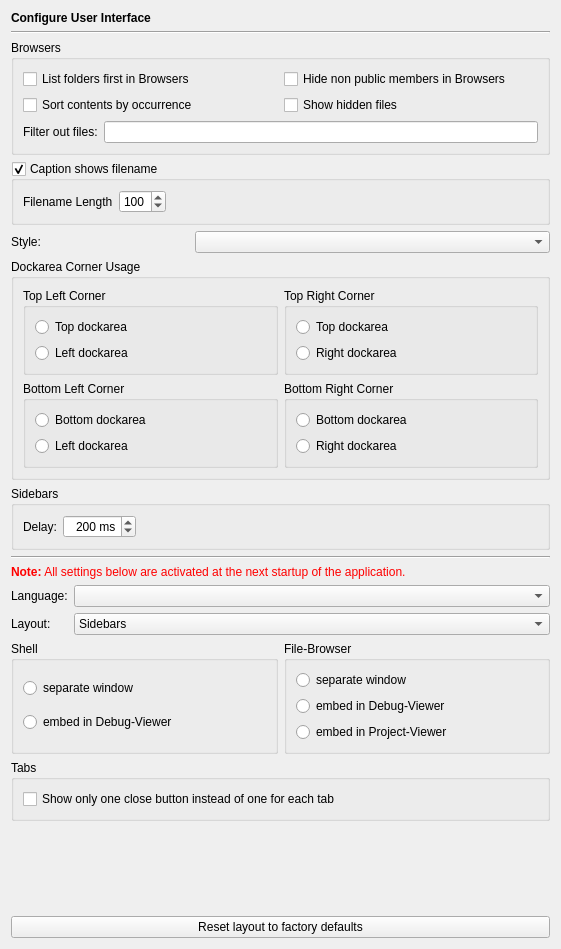
<?xml version="1.0" encoding="UTF-8"?>
<ui version="4.0">
 <class>InterfacePage</class>
 <widget class="QWidget" name="InterfacePage">
  <property name="geometry">
   <rect>
    <x>0</x>
    <y>0</y>
    <width>561</width>
    <height>949</height>
   </rect>
  </property>
  <layout class="QVBoxLayout" name="verticalLayout">
   <item>
    <widget class="QLabel" name="headerLabel">
     <property name="text">
      <string>&lt;b&gt;Configure User Interface&lt;/b&gt;</string>
     </property>
    </widget>
   </item>
   <item>
    <widget class="Line" name="line9">
     <property name="frameShape">
      <enum>QFrame::HLine</enum>
     </property>
     <property name="frameShadow">
      <enum>QFrame::Sunken</enum>
     </property>
     <property name="orientation">
      <enum>Qt::Horizontal</enum>
     </property>
    </widget>
   </item>
   <item>
    <widget class="QGroupBox" name="groupBox_4">
     <property name="title">
      <string>Browsers</string>
     </property>
     <layout class="QGridLayout" name="gridLayout_2">
      <item row="0" column="0">
       <widget class="QCheckBox" name="uiBrowsersListFoldersFirstCheckBox">
        <property name="toolTip">
         <string>Select, if folders should be listed first in the various browsers</string>
        </property>
        <property name="text">
         <string>List folders first in Browsers</string>
        </property>
       </widget>
      </item>
      <item row="0" column="1">
       <widget class="QCheckBox" name="uiBrowsersHideNonPublicCheckBox">
        <property name="toolTip">
         <string>Select to hide non public classes, methods and attributes in the browsers.</string>
        </property>
        <property name="text">
         <string>Hide non public members in Browsers</string>
        </property>
       </widget>
      </item>
      <item row="1" column="0">
       <widget class="QCheckBox" name="uiBrowsersSortByOccurrenceCheckBox">
        <property name="toolTip">
         <string>Select to sort file contents by occurrence</string>
        </property>
        <property name="text">
         <string>Sort contents by occurrence</string>
        </property>
       </widget>
      </item>
      <item row="1" column="1">
       <widget class="QCheckBox" name="uiBrowsersShowHiddenCheckBox">
        <property name="toolTip">
         <string>Select to show hidden files in the various browsers</string>
        </property>
        <property name="text">
         <string>Show hidden files</string>
        </property>
       </widget>
      </item>
      <item row="2" column="0" colspan="2">
       <layout class="QHBoxLayout" name="horizontalLayout_2">
        <item>
         <widget class="QLabel" name="label_4">
          <property name="text">
           <string>Filter out files:</string>
          </property>
         </widget>
        </item>
        <item>
         <widget class="QLineEdit" name="fileFiltersEdit">
          <property name="toolTip">
           <string>Enter wildcard file patterns separated by semicolon. Files matching these patterns will not be shown by the file browsers.</string>
          </property>
         </widget>
        </item>
       </layout>
      </item>
     </layout>
    </widget>
   </item>
   <item>
    <widget class="QGroupBox" name="uiCaptionShowsFilenameGroupBox">
     <property name="focusPolicy">
      <enum>Qt::StrongFocus</enum>
     </property>
     <property name="toolTip">
      <string>Select, if the caption of the main window should show the filename of the current editor</string>
     </property>
     <property name="title">
      <string>Caption shows filename</string>
     </property>
     <property name="checkable">
      <bool>true</bool>
     </property>
     <layout class="QHBoxLayout">
      <item>
       <widget class="QLabel" name="label">
        <property name="text">
         <string>Filename Length</string>
        </property>
       </widget>
      </item>
      <item>
       <widget class="QSpinBox" name="filenameLengthSpinBox">
        <property name="toolTip">
         <string>Enter the number of characters to be shown in the main window title.</string>
        </property>
        <property name="minimum">
         <number>10</number>
        </property>
        <property name="maximum">
         <number>999</number>
        </property>
        <property name="singleStep">
         <number>10</number>
        </property>
        <property name="value">
         <number>100</number>
        </property>
       </widget>
      </item>
      <item>
       <spacer>
        <property name="orientation">
         <enum>Qt::Horizontal</enum>
        </property>
        <property name="sizeHint" stdset="0">
         <size>
          <width>31</width>
          <height>23</height>
         </size>
        </property>
       </spacer>
      </item>
     </layout>
    </widget>
   </item>
   <item>
    <layout class="QGridLayout">
     <item row="0" column="0">
      <widget class="QLabel" name="label_2">
       <property name="text">
        <string>Style:</string>
       </property>
      </widget>
     </item>
     <item row="0" column="1" colspan="2">
      <widget class="QComboBox" name="styleComboBox">
       <property name="toolTip">
        <string>Select the interface style</string>
       </property>
      </widget>
     </item>
    </layout>
   </item>
   <item>
    <widget class="QGroupBox" name="groupBox">
     <property name="title">
      <string>Dockarea Corner Usage</string>
     </property>
     <layout class="QGridLayout">
      <item row="0" column="0">
       <widget class="QGroupBox" name="groupBox_2">
        <property name="title">
         <string>Top Left Corner</string>
        </property>
        <layout class="QVBoxLayout">
         <item>
          <widget class="QRadioButton" name="tlTopButton">
           <property name="toolTip">
            <string>Select to assign the top left corner to the top dockarea</string>
           </property>
           <property name="text">
            <string>Top dockarea</string>
           </property>
          </widget>
         </item>
         <item>
          <widget class="QRadioButton" name="tlLeftButton">
           <property name="toolTip">
            <string>Select to assign the top left corner to the left dockarea</string>
           </property>
           <property name="text">
            <string>Left dockarea</string>
           </property>
          </widget>
         </item>
        </layout>
       </widget>
      </item>
      <item row="0" column="1">
       <widget class="QGroupBox" name="groupBox_5">
        <property name="title">
         <string>Top Right Corner</string>
        </property>
        <layout class="QVBoxLayout">
         <item>
          <widget class="QRadioButton" name="trTopButton">
           <property name="toolTip">
            <string>Select to assign the top right corner to the top dockarea</string>
           </property>
           <property name="text">
            <string>Top dockarea</string>
           </property>
          </widget>
         </item>
         <item>
          <widget class="QRadioButton" name="trRightButton">
           <property name="toolTip">
            <string>Select to assign the top right corner to the right dockarea</string>
           </property>
           <property name="text">
            <string>Right dockarea</string>
           </property>
          </widget>
         </item>
        </layout>
       </widget>
      </item>
      <item row="1" column="0">
       <widget class="QGroupBox" name="groupBox_6">
        <property name="title">
         <string>Bottom Left Corner</string>
        </property>
        <layout class="QVBoxLayout">
         <item>
          <widget class="QRadioButton" name="blBottomButton">
           <property name="toolTip">
            <string>Select to assign the bottom left corner to the bottom dockarea</string>
           </property>
           <property name="text">
            <string>Bottom dockarea</string>
           </property>
          </widget>
         </item>
         <item>
          <widget class="QRadioButton" name="blLeftButton">
           <property name="toolTip">
            <string>Select to assign the bottom left corner to the left dockarea</string>
           </property>
           <property name="text">
            <string>Left dockarea</string>
           </property>
          </widget>
         </item>
        </layout>
       </widget>
      </item>
      <item row="1" column="1">
       <widget class="QGroupBox" name="groupBox_7">
        <property name="title">
         <string>Bottom Right Corner</string>
        </property>
        <layout class="QVBoxLayout">
         <item>
          <widget class="QRadioButton" name="brTopButton">
           <property name="toolTip">
            <string>Select to assign the bottom right corner to the bottom dockarea</string>
           </property>
           <property name="text">
            <string>Bottom dockarea</string>
           </property>
          </widget>
         </item>
         <item>
          <widget class="QRadioButton" name="brRightButton">
           <property name="toolTip">
            <string>Select to assign the bottom right corner to the right dockarea</string>
           </property>
           <property name="text">
            <string>Right dockarea</string>
           </property>
          </widget>
         </item>
        </layout>
       </widget>
      </item>
     </layout>
    </widget>
   </item>
   <item>
    <widget class="QGroupBox" name="groupBox_8">
     <property name="title">
      <string>Sidebars</string>
     </property>
     <layout class="QHBoxLayout" name="horizontalLayout_3">
      <item>
       <widget class="QLabel" name="label_5">
        <property name="text">
         <string>Delay:</string>
        </property>
       </widget>
      </item>
      <item>
       <widget class="QSpinBox" name="delaySpinBox">
        <property name="alignment">
         <set>Qt::AlignRight|Qt::AlignTrailing|Qt::AlignVCenter</set>
        </property>
        <property name="suffix">
         <string> ms</string>
        </property>
        <property name="maximum">
         <number>2000</number>
        </property>
        <property name="singleStep">
         <number>100</number>
        </property>
        <property name="value">
         <number>200</number>
        </property>
       </widget>
      </item>
      <item>
       <spacer name="horizontalSpacer_2">
        <property name="orientation">
         <enum>Qt::Horizontal</enum>
        </property>
        <property name="sizeHint" stdset="0">
         <size>
          <width>396</width>
          <height>20</height>
         </size>
        </property>
       </spacer>
      </item>
     </layout>
    </widget>
   </item>
   <item>
    <widget class="Line" name="line9_2">
     <property name="frameShape">
      <enum>QFrame::HLine</enum>
     </property>
     <property name="frameShadow">
      <enum>QFrame::Sunken</enum>
     </property>
     <property name="orientation">
      <enum>Qt::Horizontal</enum>
     </property>
    </widget>
   </item>
   <item>
    <widget class="QLabel" name="TextLabel1_2_2_2">
     <property name="text">
      <string>&lt;font color=&quot;#FF0000&quot;&gt;&lt;b&gt;Note:&lt;/b&gt; All settings below are activated at the next startup of the application.&lt;/font&gt;</string>
     </property>
    </widget>
   </item>
   <item>
    <layout class="QGridLayout" name="gridLayout">
     <item row="0" column="0">
      <widget class="QLabel" name="languageLabel">
       <property name="sizePolicy">
        <sizepolicy hsizetype="Fixed" vsizetype="Preferred">
         <horstretch>0</horstretch>
         <verstretch>0</verstretch>
        </sizepolicy>
       </property>
       <property name="text">
        <string>Language:</string>
       </property>
       <property name="buddy">
        <cstring>languageComboBox</cstring>
       </property>
      </widget>
     </item>
     <item row="0" column="1">
      <widget class="QComboBox" name="languageComboBox">
       <property name="sizePolicy">
        <sizepolicy hsizetype="Expanding" vsizetype="Fixed">
         <horstretch>0</horstretch>
         <verstretch>0</verstretch>
        </sizepolicy>
       </property>
       <property name="toolTip">
        <string>Select the interface language.</string>
       </property>
       <property name="whatsThis">
        <string>The interface language can be selected from this list. If &quot;system&quot; is selected, the interface language is determined by the system. The selection of &quot;none&quot; means, that the default language will be used.</string>
       </property>
      </widget>
     </item>
     <item row="1" column="0">
      <widget class="QLabel" name="layoutLabel">
       <property name="text">
        <string>Layout:</string>
       </property>
      </widget>
     </item>
     <item row="1" column="1">
      <widget class="QComboBox" name="layoutComboBox">
       <property name="sizePolicy">
        <sizepolicy hsizetype="Expanding" vsizetype="Fixed">
         <horstretch>0</horstretch>
         <verstretch>0</verstretch>
        </sizepolicy>
       </property>
       <property name="toolTip">
        <string>Select the layout type.</string>
       </property>
       <item>
        <property name="text">
         <string>Sidebars</string>
        </property>
       </item>
       <item>
        <property name="text">
         <string>Toolboxes</string>
        </property>
       </item>
      </widget>
     </item>
    </layout>
   </item>
   <item>
    <layout class="QHBoxLayout" name="horizontalLayout">
     <item>
      <widget class="QGroupBox" name="groupBox_9">
       <property name="title">
        <string>Shell</string>
       </property>
       <layout class="QVBoxLayout" name="_8">
        <item>
         <widget class="QRadioButton" name="separateShellButton">
          <property name="toolTip">
           <string>Select to get a separate shell window</string>
          </property>
          <property name="text">
           <string>separate window</string>
          </property>
         </widget>
        </item>
        <item>
         <widget class="QRadioButton" name="debugEmbeddedShellButton">
          <property name="toolTip">
           <string>Select to embed the shell in the Debug-Viewer</string>
          </property>
          <property name="text">
           <string>embed in Debug-Viewer</string>
          </property>
         </widget>
        </item>
       </layout>
      </widget>
     </item>
     <item>
      <widget class="QGroupBox" name="groupBox_10">
       <property name="title">
        <string>File-Browser</string>
       </property>
       <layout class="QVBoxLayout" name="_9">
        <item>
         <widget class="QRadioButton" name="separateFileBrowserButton">
          <property name="toolTip">
           <string>Select to get a separate file browser window</string>
          </property>
          <property name="text">
           <string>separate window</string>
          </property>
         </widget>
        </item>
        <item>
         <widget class="QRadioButton" name="debugEmbeddedFileBrowserButton">
          <property name="toolTip">
           <string>Select to embed the file browser in the Debug-Viewer</string>
          </property>
          <property name="text">
           <string>embed in Debug-Viewer</string>
          </property>
         </widget>
        </item>
        <item>
         <widget class="QRadioButton" name="projectEmbeddedFileBrowserButton">
          <property name="toolTip">
           <string>Select to embed the file browser in the Project-Viewer</string>
          </property>
          <property name="text">
           <string>embed in Project-Viewer</string>
          </property>
         </widget>
        </item>
       </layout>
      </widget>
     </item>
    </layout>
   </item>
   <item>
    <widget class="QGroupBox" name="tabsGroupBox">
     <property name="title">
      <string>Tabs</string>
     </property>
     <layout class="QVBoxLayout" name="verticalLayout_2">
      <item>
       <widget class="QCheckBox" name="tabsCloseButtonCheckBox">
        <property name="text">
         <string>Show only one close button instead of one for each tab</string>
        </property>
       </widget>
      </item>
     </layout>
    </widget>
   </item>
   <item>
    <spacer>
     <property name="orientation">
      <enum>Qt::Vertical</enum>
     </property>
     <property name="sizeHint" stdset="0">
      <size>
       <width>537</width>
       <height>41</height>
      </size>
     </property>
    </spacer>
   </item>
   <item>
    <widget class="QPushButton" name="resetLayoutButton">
     <property name="text">
      <string>Reset layout to factory defaults</string>
     </property>
    </widget>
   </item>
  </layout>
 </widget>
 <tabstops>
  <tabstop>uiBrowsersListFoldersFirstCheckBox</tabstop>
  <tabstop>uiBrowsersHideNonPublicCheckBox</tabstop>
  <tabstop>uiBrowsersSortByOccurrenceCheckBox</tabstop>
  <tabstop>uiBrowsersShowHiddenCheckBox</tabstop>
  <tabstop>fileFiltersEdit</tabstop>
  <tabstop>uiCaptionShowsFilenameGroupBox</tabstop>
  <tabstop>filenameLengthSpinBox</tabstop>
  <tabstop>styleComboBox</tabstop>
  <tabstop>tlTopButton</tabstop>
  <tabstop>tlLeftButton</tabstop>
  <tabstop>trTopButton</tabstop>
  <tabstop>trRightButton</tabstop>
  <tabstop>blBottomButton</tabstop>
  <tabstop>blLeftButton</tabstop>
  <tabstop>brTopButton</tabstop>
  <tabstop>brRightButton</tabstop>
  <tabstop>delaySpinBox</tabstop>
  <tabstop>languageComboBox</tabstop>
  <tabstop>layoutComboBox</tabstop>
  <tabstop>separateShellButton</tabstop>
  <tabstop>debugEmbeddedShellButton</tabstop>
  <tabstop>separateFileBrowserButton</tabstop>
  <tabstop>debugEmbeddedFileBrowserButton</tabstop>
  <tabstop>projectEmbeddedFileBrowserButton</tabstop>
  <tabstop>tabsCloseButtonCheckBox</tabstop>
  <tabstop>resetLayoutButton</tabstop>
 </tabstops>
 <resources/>
 <connections/>
</ui>
